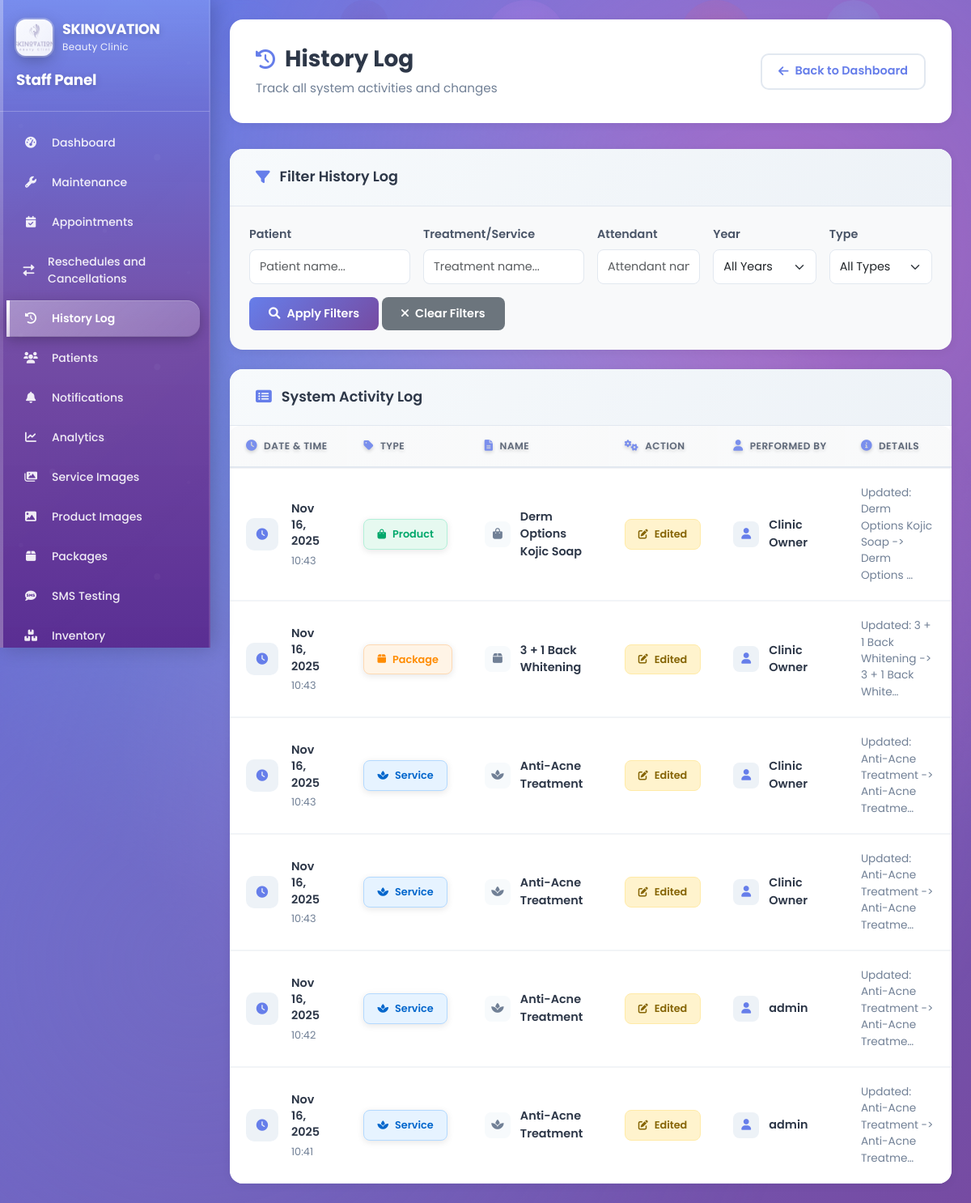
Page /appointments/admin/history-log/ (signed in) on the committed database.
### services/models.py (models this page shows, shortened)
class HistoryLog(models.Model):
    TYPE_CHOICES = [
        ('Service', 'Service'),
        ('Product', 'Product'),
        ('Package', 'Package'),
    ]
    ACTION_CHOICES = [
        ('Added', 'Added'),
        ('Edited', 'Edited'),
        ('Deleted', 'Deleted'),
        ('Availed', 'Availed'),
    ]
    datetime = models.DateTimeField(auto_now_add=True)
    type = models.CharField(max_length=10, choices=TYPE_CHOICES)
    name = models.CharField(max_length=255)
    action = models.CharField(max_length=10, choices=ACTION_CHOICES)
    performed_by = models.CharField(max_length=255)
    details = models.TextField(blank=True, null=True)
    related_id = models.IntegerField(blank=True, null=True)
    class Meta:
        db_table = 'history_log'
        ordering = ['-datetime']

### appointments/admin_views.py (the view)
# urls.py: path('admin/history-log/', admin_views.admin_history_log, name='admin_history_log'),
@login_required
@user_passes_test(is_admin)
def admin_history_log(request):
    from services.models import HistoryLog
    from django.db.models import Q
    from accounts.models import User, Attendant
    patient_filter = request.GET.get('patient', '')
    treatment_filter = request.GET.get('treatment', '')
    attendant_filter = request.GET.get('attendant', '')
    year_filter = request.GET.get('year', '')
    type_filter = request.GET.get('type', '')
    history_logs = HistoryLog.objects.all()
    if patient_filter:
        history_logs = history_logs.filter(
            Q(details__icontains=patient_filter) |
            Q(performed_by__icontains=patient_filter)
        )
    if treatment_filter:
        history_logs = history_logs.filter(
            Q(name__icontains=treatment_filter) |
            Q(details__icontains=treatment_filter)
        )
    if attendant_filter:
        history_logs = history_logs.filter(
            Q(details__icontains=attendant_filter) |
            Q(performed_by__icontains=attendant_filter)
        )
    if year_filter:
        history_logs = history_logs.filter(datetime__year=year_filter)
    if type_filter:
        history_logs = history_logs.filter(type=type_filter)
    history_logs = history_logs.order_by('-datetime')
    years = HistoryLog.objects.dates('datetime', 'year', order='DESC').values_list('datetime__year', flat=True).distinct()
    patients = User.objects.filter(user_type='patient').order_by('first_name', 'last_name')
    attendants = Attendant.objects.all().order_by('first_name', 'last_name')
    context = {
        'history_logs': history_logs,
        'patient_filter': patient_filter,
        'treatment_filter': treatment_filter,
        'attendant_filter': attendant_filter,
        'year_filter': year_filter,
        'type_filter': type_filter,
        'years': years,
        'patients': patients,
        'attendants': attendants,
    }
    return render(request, 'appointments/admin_history_log.html', context)

### appointments/admin_views.py (called while the page is built)
def is_admin(user):
    return user.is_authenticated and user.user_type == 'admin'

### appointments/context_processors.py (called while the page is built)
def notification_count(request):
    if request.user.is_authenticated:
        if request.user.user_type == 'admin':
            count = Notification.objects.filter(patient__isnull=True, is_read=False).count()
        elif request.user.user_type == 'owner':
            count = Notification.objects.filter(patient__isnull=True, is_read=False).count()
        elif request.user.user_type == 'attendant':
            count = Notification.objects.filter(
                (Q(patient=request.user) | Q(patient__isnull=True)),
                is_read=False
            ).count()
        else:
            count = Notification.objects.filter(patient=request.user, is_read=False).count()
    else:
        count = 0
    return {
        'notification_count': count
    }

### templates/appointments/admin_history_log.html (shortened to what this page needs)
{% extends 'appointments/admin_base.html' %}
{% load static %}
{% block content %}
<div class="page-header-section">
    <div class="d-flex justify-content-between align-items-center flex-wrap gap-3">
        <div>
            <h1 class="page-title-main">
                <i class="fas fa-history"></i>
                History Log
            </h1>
            <p class="page-subtitle">Track all system activities and changes</p>
        </div>
        <a href="{% url 'appointments:admin_dashboard' %}" class="btn-back-dashboard">
            <i class="fas fa-arrow-left"></i> Back to Dashboard
        </a>
    </div>
</div>
<div class="history-card mb-4" style="background: #f8f9fa;">
    <div class="card-header-custom">
        <h5>
            <i class="fas fa-filter"></i>
            Filter History Log
        </h5>
    </div>
    <div class="card-body">
        <form method="get" action="{% url 'appointments:admin_history_log' %}" class="row g-3">
            <div class="col-md-3">
                <label for="patient" class="form-label">Patient</label>
                <input type="text" class="form-control" id="patient" name="patient" placeholder="Patient name..." value="{{ patient_filter }}">
            </div>
            <div class="col-md-3">
                <label for="treatment" class="form-label">Treatment/Service</label>
                <input type="text" class="form-control" id="treatment" name="treatment" placeholder="Treatment name..." value="{{ treatment_filter }}">
            </div>
            <div class="col-md-2">
                <label for="attendant" class="form-label">Attendant</label>
                <input type="text" class="form-control" id="attendant" name="attendant" placeholder="Attendant name..." value="{{ attendant_filter }}">
            </div>
            <div class="col-md-2">
                <label for="year" class="form-label">Year</label>
                <select class="form-select" id="year" name="year">
                    <option value="">All Years</option>
                </select>
            </div>
            <div class="col-md-2">
                <label for="type" class="form-label">Type</label>
                <select class="form-select" id="type" name="type">
                    <option value="">All Types</option>
                </select>
            </div>
            <div class="col-12">
                <button type="submit" class="btn btn-primary">
                    <i class="fas fa-search me-2"></i>Apply Filters
                </button>
                <a href="{% url 'appointments:admin_history_log' %}" class="btn btn-secondary">
                    <i class="fas fa-times me-2"></i>Clear Filters
                </a>
            </div>
        </form>
    </div>
</div>
<div class="history-card">
    <div class="card-header-custom">
        <h5>
            <i class="fas fa-list-alt"></i>
            System Activity Log
        </h5>
    </div>
    <div class="table-container">
        {% if history_logs %}
            <div class="table-responsive">
                <table class="table history-table">
                    <thead>
                        <tr>
                            <th><i class="fas fa-clock"></i>Date & Time</th>
                            <th><i class="fas fa-tag"></i>Type</th>
                            <th><i class="fas fa-file-alt"></i>Name</th>
                            <th><i class="fas fa-cogs"></i>Action</th>
                            <th><i class="fas fa-user"></i>Performed By</th>
                            <th><i class="fas fa-info-circle"></i>Details</th>
                        </tr>
                    </thead>
                    <tbody>
                        {% for log in history_logs %}
                        <tr>
                            <td>
                                <div class="datetime-cell">
                                    <div class="datetime-icon">
                                        <i class="fas fa-clock"></i>
                                    </div>
                                    <div class="datetime-text">
                                        <span class="datetime-date">{{ log.datetime|date:"M d, Y" }}</span>
                                        <span class="datetime-time">{{ log.datetime|date:"H:i" }}</span>
                                    </div>
                                </div>
                            </td>
                            <td>
                                <span class="type-badge type-{{ log.type|lower }}">
                                    <i class="fas fa-{% if log.type == 'Service' %}spa{% elif log.type == 'Product' %}shopping-bag{% elif log.type == 'Package' %}box{% else %}info-circle{% endif %}"></i>
                                    {{ log.type }}
                                </span>
                            </td>
                            <td>
                                <div class="item-name-cell">
                                    <div class="item-icon">
                                        <i class="fas fa-{% if log.type == 'Service' %}spa{% elif log.type == 'Product' %}shopping-bag{% elif log.type == 'Package' %}box{% else %}file{% endif %}"></i>
                                    </div>
                                    <span class="item-name">{{ log.name }}</span>
                                </div>
                            </td>
                            <td>
                                <span class="action-badge action-{{ log.action|lower }}">
                                    <i class="fas fa-{% if log.action == 'Added' %}plus{% elif log.action == 'Edited' %}edit{% elif log.action == 'Deleted' %}trash{% else %}info{% endif %}"></i>
                                    {{ log.action }}
                                </span>
                            </td>
                            <td>
                                <div class="performed-by-cell">
                                    <div class="user-avatar">
                                        <i class="fas fa-user"></i>
                                    </div>
                                    <span class="performed-by-name">{{ log.performed_by }}</span>
                                </div>
                            </td>
                            <td>
                                <div class="details-text">
                                    {{ log.details|truncatechars:50|default:"No details available" }}
                                </div>
                            </td>
                        </tr>
                        {% endfor %}
                    </tbody>
                </table>
            </div>
        {% else %}
            <div class="empty-state">
                <i class="fas fa-history"></i>
                <h5>No history logs found</h5>
                <p>System activities will appear here once they occur.</p>
            </div>
        {% endif %}
    </div>
</div>
{% endblock %}

### templates/appointments/admin_base.html (style rules this page uses)
html { scroll-behavior: smooth; scroll-padding-top: 80px; }
* { scroll-behavior: smooth; box-sizing: border-box; }
body { scroll-behavior: smooth; -webkit-overflow-scrolling: touch; }
* { scrollbar-width: thin; scrollbar-color: #667eea #f1f1f1; }
:root { --primary-color: #667eea; --secondary-color: #764ba2; --accent-color: #f093fb; --accent-color-2: #f5576c; --dark-color: #4c63d2; --light-purple: #f8f9ff; --success-color: #10b981; --warning-color: #f59e0b; --danger-color: #ef4444; --info-color: #3b82f6; --shadow-sm: 0 2px 4px rgba(0,0,0,0.05); --shadow-md: 0 4px 12px rgba(0,0,0,0.1); --shadow-lg: 0 8px 24px rgba(0,0,0,0.15); --shadow-xl: 0 12px 40px rgba(0,0,0,0.2); --shadow-glow: 0 0 20px rgba(102, 126, 234, 0.3); }
body { font-family: 'Poppins', 'Inter', -apple-system, BlinkMacSystemFont, 'Segoe UI', Roboto, sans-serif; background: linear-gradient(135deg, #667eea 0%, #764ba2 50%, #f093fb 100%); background-size: 200% 200%; background-attachment: fixed; min-height: 100vh; position: relative; animation: gradientShift 15s ease infinite; font-weight: 400; font-size: 14px; }
body::before { content: ''; position: fixed; top: 0; left: 0; width: 100%; height: 100%; background: radial-gradient(circle at 20% 80%, rgba(120, 119, 198, 0.4) 0%, transparent 50%), radial-gradient(circle at 80% 20%, rgba(255, 119, 198, 0.4) 0%, transparent 50%), radial-gradient(circle at 40% 40%, rgba(120, 219, 255, 0.3) 0%, transparent 50%), radial-gradient(circle at 60% 60%, rgba(240, 147, 251, 0.3) 0%, transparent 50%); z-index: -1; animation: floatBackground 20s ease-in-out infinite; }
.table { margin-bottom: 0; background: transparent; border-collapse: separate; border-spacing: 0; }
.table thead th { background: linear-gradient(135deg, var(--primary-color) 0%, var(--secondary-color) 50%, var(--primary-color) 100%); background-size: 200% 100%; animation: gradientShift 5s ease infinite; color: white; border: none; padding: 0.75rem 1rem; font-weight: 600; text-shadow: 0 2px 4px rgba(0, 0, 0, 0.2); position: relative; font-size: 0.75rem; text-transform: uppercase; letter-spacing: 0.5px; font-weight: 700; }
.table thead th:first-child { border-top-left-radius: 12px; }
.table thead th:last-child { border-top-right-radius: 12px; }
.table thead th::before { content: ''; position: absolute; top: 0; left: 0; right: 0; bottom: 0; background: linear-gradient(135deg, rgba(255, 255, 255, 0.15), rgba(255, 255, 255, 0.08)); z-index: 0; }
.table thead th { position: relative; z-index: 1; }
.table tbody td { padding: 0.75rem 1rem; vertical-align: middle; border-top: 1px solid rgba(233, 236, 239, 0.6); background: rgba(255, 255, 255, 0.6); transition: all 0.3s cubic-bezier(0.4, 0, 0.2, 1); font-size: 0.875rem; color: #2d3748; }
.table tbody tr { transition: all 0.3s ease; }
.table tbody tr:last-child td:first-child { border-bottom-left-radius: 12px; }
.table tbody tr:last-child td:last-child { border-bottom-right-radius: 12px; }
.type-badge { padding: 0.4rem 1rem; border-radius: 20px; font-size: 0.8rem; font-weight: bold; box-shadow: 0 2px 8px rgba(0, 0, 0, 0.1); transition: all 0.3s ease; position: relative; overflow: hidden; }
.type-badge::before { content: ''; position: absolute; top: 0; left: 0; right: 0; bottom: 0; background: linear-gradient(135deg, rgba(255, 255, 255, 0.2), rgba(255, 255, 255, 0.1)); opacity: 0; transition: opacity 0.3s ease; z-index: 0; }
.type-package { background: linear-gradient(135deg, var(--success-color), #20c997); color: white; }
.type-product { background: linear-gradient(135deg, var(--info-color), #74b9ff); color: white; }
body { font-size: 13px; }
.table tbody td { font-size: 0.86rem; padding: 0.5rem 0.6rem; }

### rows in the picture
HistoryLog: datetime "Nov 16, 2025", datetime "10:43", type "Product", name "Derm Options Kojic Soap", action "Edited", performed_by "Clinic Owner", details "Updated: Derm Options Kojic Soap -> Derm Options …"
HistoryLog: datetime "Nov 16, 2025", datetime "10:43", type "Package", name "3 + 1 Back Whitening", action "Edited", performed_by "Clinic Owner", details "Updated: 3 + 1 Back Whitening -> 3 + 1 Back White…"
HistoryLog: datetime "Nov 16, 2025", datetime "10:43", type "Service", name "Anti-Acne Treatment", action "Edited", performed_by "Clinic Owner", details "Updated: Anti-Acne Treatment -> Anti-Acne Treatme…"
HistoryLog: datetime "Nov 16, 2025", datetime "10:43", type "Service", name "Anti-Acne Treatment", action "Edited", performed_by "Clinic Owner", details "Updated: Anti-Acne Treatment -> Anti-Acne Treatme…"
HistoryLog: datetime "Nov 16, 2025", datetime "10:42", type "Service", name "Anti-Acne Treatment", action "Edited", performed_by "admin", details "Updated: Anti-Acne Treatment -> Anti-Acne Treatme…"
HistoryLog: datetime "Nov 16, 2025", datetime "10:41", type "Service", name "Anti-Acne Treatment", action "Edited", performed_by "admin", details "Updated: Anti-Acne Treatment -> Anti-Acne Treatme…"
